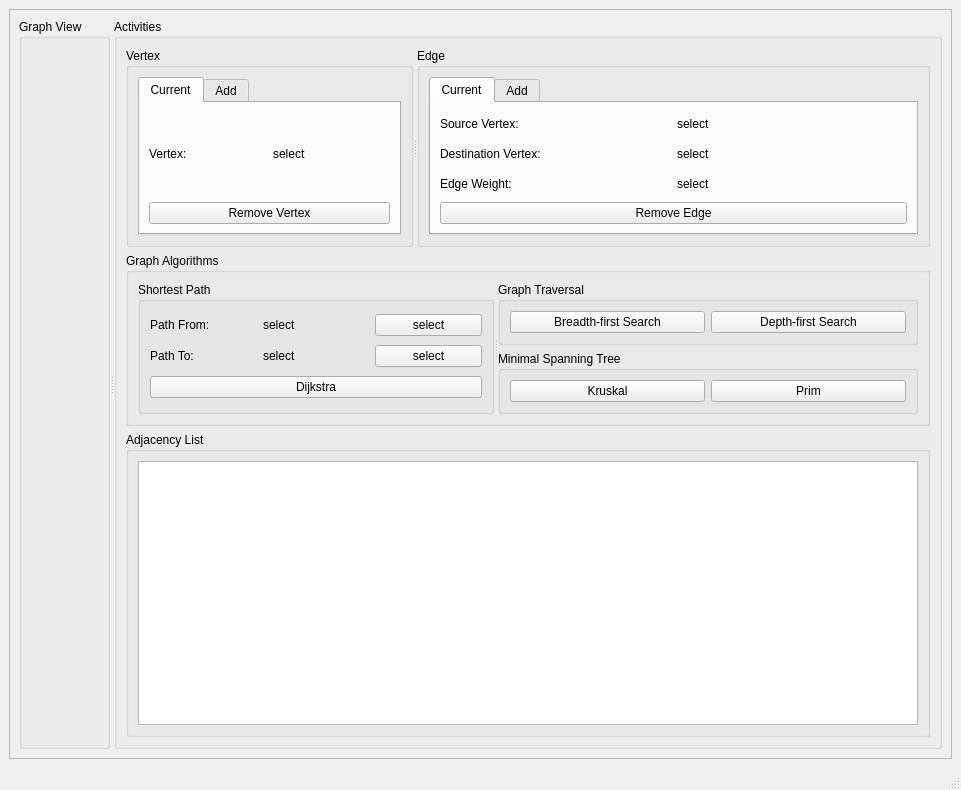
<?xml version="1.0" encoding="UTF-8"?>
<ui version="4.0">
 <class>MainWindow</class>
 <widget class="QMainWindow" name="MainWindow">
  <property name="geometry">
   <rect>
    <x>0</x>
    <y>0</y>
    <width>961</width>
    <height>790</height>
   </rect>
  </property>
  <property name="sizePolicy">
   <sizepolicy hsizetype="Preferred" vsizetype="Expanding">
    <horstretch>0</horstretch>
    <verstretch>0</verstretch>
   </sizepolicy>
  </property>
  <property name="windowTitle">
   <string>MainWindow</string>
  </property>
  <widget class="QWidget" name="centralwidget">
   <layout class="QHBoxLayout" name="horizontalLayout_4">
    <item>
     <widget class="QFrame" name="frame">
      <property name="frameShape">
       <enum>QFrame::StyledPanel</enum>
      </property>
      <property name="frameShadow">
       <enum>QFrame::Raised</enum>
      </property>
      <layout class="QHBoxLayout" name="horizontalLayout_8">
       <item>
        <widget class="QSplitter" name="splitter">
         <property name="orientation">
          <enum>Qt::Horizontal</enum>
         </property>
         <widget class="QGroupBox" name="groupBox_7">
          <property name="title">
           <string>Graph View</string>
          </property>
          <layout class="QVBoxLayout" name="verticalLayout_8">
           <item>
            <widget class="GraphWidget" name="m_graphView" native="true"/>
           </item>
          </layout>
         </widget>
         <widget class="QGroupBox" name="groupBox_6">
          <property name="sizePolicy">
           <sizepolicy hsizetype="Preferred" vsizetype="Preferred">
            <horstretch>0</horstretch>
            <verstretch>0</verstretch>
           </sizepolicy>
          </property>
          <property name="title">
           <string>Activities</string>
          </property>
          <layout class="QVBoxLayout" name="verticalLayout_20">
           <item>
            <widget class="QSplitter" name="splitter_2">
             <property name="orientation">
              <enum>Qt::Horizontal</enum>
             </property>
             <widget class="QGroupBox" name="groupBox">
              <property name="sizePolicy">
               <sizepolicy hsizetype="Preferred" vsizetype="Minimum">
                <horstretch>0</horstretch>
                <verstretch>0</verstretch>
               </sizepolicy>
              </property>
              <property name="title">
               <string>Vertex</string>
              </property>
              <layout class="QVBoxLayout" name="verticalLayout_9">
               <item>
                <widget class="QTabWidget" name="tabWidget_vertex">
                 <property name="sizePolicy">
                  <sizepolicy hsizetype="Minimum" vsizetype="Minimum">
                   <horstretch>0</horstretch>
                   <verstretch>0</verstretch>
                  </sizepolicy>
                 </property>
                 <property name="currentIndex">
                  <number>0</number>
                 </property>
                 <widget class="QWidget" name="tab_currentVertex">
                  <attribute name="title">
                   <string>Current</string>
                  </attribute>
                  <layout class="QVBoxLayout" name="verticalLayout_16">
                   <item>
                    <layout class="QVBoxLayout" name="verticalLayout_2">
                     <item>
                      <layout class="QHBoxLayout" name="horizontalLayout_5">
                       <item>
                        <widget class="QLabel" name="label_5">
                         <property name="sizePolicy">
                          <sizepolicy hsizetype="Minimum" vsizetype="Minimum">
                           <horstretch>0</horstretch>
                           <verstretch>0</verstretch>
                          </sizepolicy>
                         </property>
                         <property name="text">
                          <string>Vertex: </string>
                         </property>
                        </widget>
                       </item>
                       <item>
                        <widget class="QLabel" name="label_vertexValue">
                         <property name="text">
                          <string>select</string>
                         </property>
                        </widget>
                       </item>
                      </layout>
                     </item>
                     <item>
                      <widget class="QPushButton" name="btn_removeVertex">
                       <property name="text">
                        <string>Remove Vertex</string>
                       </property>
                      </widget>
                     </item>
                    </layout>
                   </item>
                  </layout>
                 </widget>
                 <widget class="QWidget" name="tab_addVertex">
                  <attribute name="title">
                   <string>Add</string>
                  </attribute>
                  <layout class="QVBoxLayout" name="verticalLayout_19">
                   <item>
                    <layout class="QVBoxLayout" name="verticalLayout_7">
                     <item>
                      <widget class="QLabel" name="label">
                       <property name="text">
                        <string>Value: </string>
                       </property>
                      </widget>
                     </item>
                     <item>
                      <widget class="QLineEdit" name="lineEdit_vertexValue"/>
                     </item>
                     <item>
                      <spacer name="verticalSpacer_2">
                       <property name="orientation">
                        <enum>Qt::Vertical</enum>
                       </property>
                       <property name="sizeHint" stdset="0">
                        <size>
                         <width>20</width>
                         <height>40</height>
                        </size>
                       </property>
                      </spacer>
                     </item>
                     <item>
                      <widget class="QPushButton" name="btn_addVertex">
                       <property name="text">
                        <string>Add Vertex</string>
                       </property>
                      </widget>
                     </item>
                    </layout>
                   </item>
                  </layout>
                 </widget>
                </widget>
               </item>
              </layout>
             </widget>
             <widget class="QGroupBox" name="groupBox_8">
              <property name="sizePolicy">
               <sizepolicy hsizetype="Preferred" vsizetype="Minimum">
                <horstretch>0</horstretch>
                <verstretch>0</verstretch>
               </sizepolicy>
              </property>
              <property name="title">
               <string>Edge</string>
              </property>
              <layout class="QVBoxLayout" name="verticalLayout_15">
               <item>
                <widget class="QTabWidget" name="tabWidget_edge">
                 <property name="sizePolicy">
                  <sizepolicy hsizetype="Minimum" vsizetype="Minimum">
                   <horstretch>0</horstretch>
                   <verstretch>0</verstretch>
                  </sizepolicy>
                 </property>
                 <property name="currentIndex">
                  <number>0</number>
                 </property>
                 <widget class="QWidget" name="tab_currentEdge">
                  <attribute name="title">
                   <string>Current</string>
                  </attribute>
                  <layout class="QVBoxLayout" name="verticalLayout_11">
                   <item>
                    <layout class="QHBoxLayout" name="horizontalLayout_6">
                     <item>
                      <layout class="QVBoxLayout" name="verticalLayout">
                       <item>
                        <widget class="QLabel" name="label_6">
                         <property name="text">
                          <string>Source Vertex: </string>
                         </property>
                        </widget>
                       </item>
                       <item>
                        <widget class="QLabel" name="label_7">
                         <property name="text">
                          <string>Destination Vertex: </string>
                         </property>
                        </widget>
                       </item>
                       <item>
                        <widget class="QLabel" name="label_8">
                         <property name="text">
                          <string>Edge Weight: </string>
                         </property>
                        </widget>
                       </item>
                      </layout>
                     </item>
                     <item>
                      <layout class="QVBoxLayout" name="verticalLayout_10">
                       <item>
                        <widget class="QLabel" name="label_sourceVertex">
                         <property name="text">
                          <string>select</string>
                         </property>
                        </widget>
                       </item>
                       <item>
                        <widget class="QLabel" name="label_destVertex">
                         <property name="text">
                          <string>select</string>
                         </property>
                        </widget>
                       </item>
                       <item>
                        <widget class="QLabel" name="label_edgeWeight">
                         <property name="text">
                          <string>select</string>
                         </property>
                        </widget>
                       </item>
                      </layout>
                     </item>
                    </layout>
                   </item>
                   <item>
                    <widget class="QPushButton" name="btn_removeEdge">
                     <property name="text">
                      <string>Remove Edge</string>
                     </property>
                    </widget>
                   </item>
                  </layout>
                 </widget>
                 <widget class="QWidget" name="tab_addEdge">
                  <attribute name="title">
                   <string>Add</string>
                  </attribute>
                  <layout class="QVBoxLayout" name="verticalLayout_14">
                   <item>
                    <layout class="QHBoxLayout" name="horizontalLayout_10">
                     <item>
                      <layout class="QVBoxLayout" name="verticalLayout_12">
                       <item>
                        <widget class="QLabel" name="label_2">
                         <property name="sizePolicy">
                          <sizepolicy hsizetype="Minimum" vsizetype="Minimum">
                           <horstretch>0</horstretch>
                           <verstretch>0</verstretch>
                          </sizepolicy>
                         </property>
                         <property name="text">
                          <string>Source Vertex: </string>
                         </property>
                        </widget>
                       </item>
                       <item>
                        <widget class="QLabel" name="label_3">
                         <property name="sizePolicy">
                          <sizepolicy hsizetype="Minimum" vsizetype="Minimum">
                           <horstretch>0</horstretch>
                           <verstretch>0</verstretch>
                          </sizepolicy>
                         </property>
                         <property name="text">
                          <string>Destination Vertex: </string>
                         </property>
                        </widget>
                       </item>
                       <item>
                        <widget class="QLabel" name="label_4">
                         <property name="sizePolicy">
                          <sizepolicy hsizetype="Minimum" vsizetype="Minimum">
                           <horstretch>0</horstretch>
                           <verstretch>0</verstretch>
                          </sizepolicy>
                         </property>
                         <property name="text">
                          <string>Edge Weight: </string>
                         </property>
                        </widget>
                       </item>
                      </layout>
                     </item>
                     <item>
                      <layout class="QVBoxLayout" name="verticalLayout_13">
                       <item>
                        <layout class="QHBoxLayout" name="horizontalLayout_7">
                         <item>
                          <widget class="QLabel" name="label_selectedSourceVertex">
                           <property name="sizePolicy">
                            <sizepolicy hsizetype="Minimum" vsizetype="Minimum">
                             <horstretch>0</horstretch>
                             <verstretch>0</verstretch>
                            </sizepolicy>
                           </property>
                           <property name="text">
                            <string>select</string>
                           </property>
                          </widget>
                         </item>
                         <item>
                          <widget class="QPushButton" name="btn_sourceVertexSelect">
                           <property name="text">
                            <string>select</string>
                           </property>
                          </widget>
                         </item>
                        </layout>
                       </item>
                       <item>
                        <layout class="QHBoxLayout" name="horizontalLayout_9">
                         <item>
                          <widget class="QLabel" name="label_selectedDestVertex">
                           <property name="sizePolicy">
                            <sizepolicy hsizetype="Minimum" vsizetype="Minimum">
                             <horstretch>0</horstretch>
                             <verstretch>0</verstretch>
                            </sizepolicy>
                           </property>
                           <property name="text">
                            <string>select</string>
                           </property>
                          </widget>
                         </item>
                         <item>
                          <widget class="QPushButton" name="btn_destVertexSelect">
                           <property name="text">
                            <string>select</string>
                           </property>
                          </widget>
                         </item>
                        </layout>
                       </item>
                       <item>
                        <widget class="QDoubleSpinBox" name="doubleSpinBox_edgeWeight">
                         <property name="sizePolicy">
                          <sizepolicy hsizetype="Minimum" vsizetype="Minimum">
                           <horstretch>0</horstretch>
                           <verstretch>0</verstretch>
                          </sizepolicy>
                         </property>
                        </widget>
                       </item>
                      </layout>
                     </item>
                    </layout>
                   </item>
                   <item>
                    <widget class="QPushButton" name="btn_addEdge">
                     <property name="text">
                      <string>Add Edge</string>
                     </property>
                    </widget>
                   </item>
                  </layout>
                 </widget>
                </widget>
               </item>
              </layout>
             </widget>
            </widget>
           </item>
           <item>
            <widget class="QGroupBox" name="groupBox_2">
             <property name="sizePolicy">
              <sizepolicy hsizetype="Minimum" vsizetype="Minimum">
               <horstretch>0</horstretch>
               <verstretch>0</verstretch>
              </sizepolicy>
             </property>
             <property name="title">
              <string>Graph Algorithms</string>
             </property>
             <layout class="QVBoxLayout" name="verticalLayout_4">
              <item>
               <widget class="QSplitter" name="splitter_3">
                <property name="orientation">
                 <enum>Qt::Horizontal</enum>
                </property>
                <widget class="QGroupBox" name="groupBox_5">
                 <property name="sizePolicy">
                  <sizepolicy hsizetype="Minimum" vsizetype="Preferred">
                   <horstretch>0</horstretch>
                   <verstretch>0</verstretch>
                  </sizepolicy>
                 </property>
                 <property name="title">
                  <string>Shortest Path</string>
                 </property>
                 <layout class="QVBoxLayout" name="verticalLayout_18">
                  <item>
                   <layout class="QHBoxLayout" name="horizontalLayout_3">
                    <item>
                     <widget class="QLabel" name="label_9">
                      <property name="sizePolicy">
                       <sizepolicy hsizetype="Preferred" vsizetype="Minimum">
                        <horstretch>0</horstretch>
                        <verstretch>0</verstretch>
                       </sizepolicy>
                      </property>
                      <property name="text">
                       <string>Path From: </string>
                      </property>
                     </widget>
                    </item>
                    <item>
                     <widget class="QLabel" name="label_spSelectedSourceVertex">
                      <property name="text">
                       <string>select</string>
                      </property>
                     </widget>
                    </item>
                    <item>
                     <widget class="QPushButton" name="btn_spSourceVertex">
                      <property name="text">
                       <string>select</string>
                      </property>
                     </widget>
                    </item>
                   </layout>
                  </item>
                  <item>
                   <layout class="QHBoxLayout" name="horizontalLayout_11">
                    <item>
                     <widget class="QLabel" name="label_10">
                      <property name="sizePolicy">
                       <sizepolicy hsizetype="Preferred" vsizetype="Minimum">
                        <horstretch>0</horstretch>
                        <verstretch>0</verstretch>
                       </sizepolicy>
                      </property>
                      <property name="text">
                       <string>Path To: </string>
                      </property>
                     </widget>
                    </item>
                    <item>
                     <widget class="QLabel" name="label_spSelectedDestVertex">
                      <property name="text">
                       <string>select</string>
                      </property>
                     </widget>
                    </item>
                    <item>
                     <widget class="QPushButton" name="btn_spDestVertex">
                      <property name="text">
                       <string>select</string>
                      </property>
                     </widget>
                    </item>
                   </layout>
                  </item>
                  <item>
                   <widget class="QPushButton" name="btn_dijkstra">
                    <property name="text">
                     <string>Dijkstra</string>
                    </property>
                   </widget>
                  </item>
                 </layout>
                </widget>
                <widget class="QWidget" name="layoutWidget">
                 <layout class="QVBoxLayout" name="verticalLayout_6">
                  <item>
                   <widget class="QGroupBox" name="groupBox_4">
                    <property name="sizePolicy">
                     <sizepolicy hsizetype="Minimum" vsizetype="Minimum">
                      <horstretch>0</horstretch>
                      <verstretch>0</verstretch>
                     </sizepolicy>
                    </property>
                    <property name="title">
                     <string>Graph Traversal</string>
                    </property>
                    <layout class="QVBoxLayout" name="verticalLayout_5">
                     <item>
                      <layout class="QHBoxLayout" name="horizontalLayout">
                       <item>
                        <widget class="QPushButton" name="btn_bfs">
                         <property name="text">
                          <string>Breadth-first Search</string>
                         </property>
                        </widget>
                       </item>
                       <item>
                        <widget class="QPushButton" name="btn_dfs">
                         <property name="text">
                          <string>Depth-first Search</string>
                         </property>
                        </widget>
                       </item>
                      </layout>
                     </item>
                    </layout>
                   </widget>
                  </item>
                  <item>
                   <widget class="QGroupBox" name="groupBox_3">
                    <property name="sizePolicy">
                     <sizepolicy hsizetype="Minimum" vsizetype="Minimum">
                      <horstretch>0</horstretch>
                      <verstretch>0</verstretch>
                     </sizepolicy>
                    </property>
                    <property name="title">
                     <string>Minimal Spanning Tree</string>
                    </property>
                    <layout class="QHBoxLayout" name="horizontalLayout_2">
                     <item>
                      <widget class="QPushButton" name="btn_kruskal">
                       <property name="text">
                        <string>Kruskal</string>
                       </property>
                      </widget>
                     </item>
                     <item>
                      <widget class="QPushButton" name="btn_prim">
                       <property name="text">
                        <string>Prim</string>
                       </property>
                      </widget>
                     </item>
                    </layout>
                   </widget>
                  </item>
                 </layout>
                </widget>
               </widget>
              </item>
             </layout>
            </widget>
           </item>
           <item>
            <widget class="QSplitter" name="splitter_4">
             <property name="sizePolicy">
              <sizepolicy hsizetype="Expanding" vsizetype="Expanding">
               <horstretch>0</horstretch>
               <verstretch>0</verstretch>
              </sizepolicy>
             </property>
             <property name="orientation">
              <enum>Qt::Horizontal</enum>
             </property>
             <widget class="QGroupBox" name="groupBox_9">
              <property name="sizePolicy">
               <sizepolicy hsizetype="Preferred" vsizetype="Expanding">
                <horstretch>0</horstretch>
                <verstretch>0</verstretch>
               </sizepolicy>
              </property>
              <property name="title">
               <string>Adjacency List</string>
              </property>
              <layout class="QVBoxLayout" name="verticalLayout_17">
               <item>
                <widget class="QPlainTextEdit" name="plainTextEdit_adjList"/>
               </item>
              </layout>
             </widget>
            </widget>
           </item>
          </layout>
         </widget>
        </widget>
       </item>
      </layout>
     </widget>
    </item>
   </layout>
  </widget>
  <widget class="QMenuBar" name="menubar">
   <property name="geometry">
    <rect>
     <x>0</x>
     <y>0</y>
     <width>961</width>
     <height>25</height>
    </rect>
   </property>
  </widget>
  <widget class="QStatusBar" name="statusbar"/>
 </widget>
 <customwidgets>
  <customwidget>
   <class>GraphWidget</class>
   <extends>QWidget</extends>
   <header>graphwidget.h</header>
   <container>1</container>
  </customwidget>
 </customwidgets>
 <resources/>
 <connections/>
</ui>
